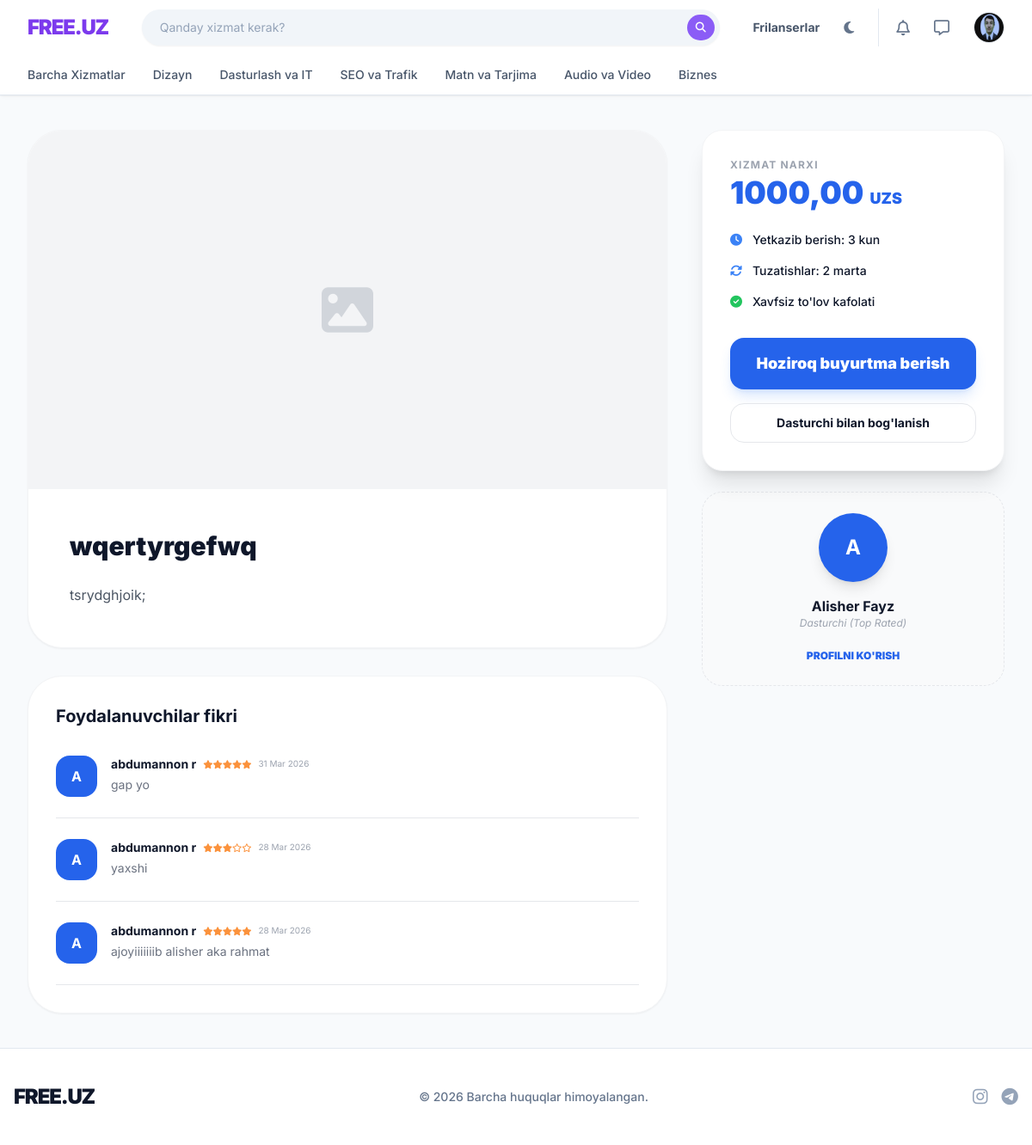
The page /services/1/ (signed in) on the database its author committed.
### Client/models.py (models this page shows, shortened)
class User(AbstractUser):
    ROLE_CLIENT    = 'client'
    ROLE_DEVELOPER = 'developer'
    ROLE_ADMIN     = 'admin'
    ROLE_CHOICES   = [
        (ROLE_CLIENT,    'Mijoz'),
        (ROLE_DEVELOPER, 'Dasturchi'),
        (ROLE_ADMIN,     'Admin'),
    ]
    email         = models.EmailField(unique=True, verbose_name='Email')
    role          = models.CharField(max_length=20, choices=ROLE_CHOICES, default=ROLE_CLIENT)
    avatar        = models.ImageField(upload_to='avatars/', blank=True, null=True)
    phone         = models.CharField(max_length=20, blank=True, null=True)
    company       = models.CharField(max_length=200, blank=True, null=True)
    bio           = models.TextField(max_length=1000, blank=True, null=True)
    portfolio_url = models.URLField(blank=True, null=True)
    skills        = models.JSONField(default=list, blank=True, null=True)
    contact_public = models.BooleanField(default=True)
    is_verified   = models.BooleanField(default=False)
    is_blocked    = models.BooleanField(default=False)
    block_reason  = models.TextField(blank=True, null=True)
    created_at    = models.DateTimeField(auto_now_add=True)
    updated_at    = models.DateTimeField(auto_now=True)
    USERNAME_FIELD  = 'email'
    REQUIRED_FIELDS = ['username', 'first_name', 'last_name']
    class Meta:
        verbose_name = 'Foydalanuvchi'
        verbose_name_plural = 'Foydalanuvchilar'

class Service(models.Model):
    developer    = models.ForeignKey(User, on_delete=models.CASCADE, related_name='services')
    category     = models.ForeignKey(Category, on_delete=models.SET_NULL, null=True, blank=True, related_name='services')
    title        = models.CharField(max_length=200)
    description  = models.TextField(max_length=3000)
    price        = models.DecimalField(max_digits=12, decimal_places=2, validators=[MinValueValidator(1000)])
    duration_days = models.PositiveIntegerField(default=7)
    is_active    = models.BooleanField(default=True)
    views_count  = models.PositiveIntegerField(default=0)
    orders_count = models.PositiveIntegerField(default=0)
    created_at   = models.DateTimeField(auto_now_add=True)
    updated_at   = models.DateTimeField(auto_now=True)
    class Meta:
        verbose_name = 'Xizmat'
        verbose_name_plural = 'Xizmatlar'
        ordering = ['-created_at']
    def increment_views(self):
        Service.objects.filter(pk=self.pk).update(views_count=models.F('views_count') + 1)

class Review(models.Model):
    order      = models.OneToOneField(Order, on_delete=models.CASCADE, related_name='review')
    client     = models.ForeignKey(User, on_delete=models.CASCADE, related_name='given_reviews')
    developer  = models.ForeignKey(User, on_delete=models.CASCADE, related_name='received_reviews')
    rating     = models.PositiveSmallIntegerField()
    comment    = models.TextField(max_length=1500, blank=True, null=True)
    is_edited  = models.BooleanField(default=False)
    edited_at  = models.DateTimeField(blank=True, null=True)
    created_at = models.DateTimeField(auto_now_add=True)
    class Meta:
        verbose_name = 'Sharh'
        verbose_name_plural = 'Sharhlar'
        ordering = ['-created_at']
        unique_together = [['order', 'client']]

### Client/views.py (the view)
# urls.py: path('services/<int:pk>/',                views.ServiceDetailView.as_view(),    name='service_detail'),
class ServiceDetailView(View):
    def get(self, request, pk):
        service = get_object_or_404(Service, pk=pk, is_active=True)
        service.increment_views()
        reviews   = Review.objects.filter(developer=service.developer).order_by('-created_at')[:5]
        portfolio = PortfolioItem.objects.filter(developer=service.developer)
        return render(request, 'services/detail.html', {
            'service': service, 'reviews': reviews, 'portfolio': portfolio
        })

### templates/services/detail.html (shortened to what this page needs)
{% extends 'base.html' %}
{% block content %}
<div class="py-10">
    <div class="grid grid-cols-1 lg:grid-cols-3 gap-10">
        <div class="lg:col-span-2 space-y-8">
            <div class="bg-white dark:bg-gray-800 rounded-[2.5rem] overflow-hidden border border-gray-100 dark:border-gray-700 shadow-sm">
                {% if service.image %}
                    <img src="{{ service.image.url }}" class="w-full aspect-video object-cover">
                {% else %}
                    <div class="w-full aspect-video bg-gray-100 dark:bg-gray-700 flex items-center justify-center">
                        <i class="fa-solid fa-image text-6xl text-gray-300"></i>
                    </div>
                {% endif %}
                <div class="p-8 md:p-12">
                    <h1 class="text-3xl font-black mb-6 leading-tight">{{ service.title }}</h1>
                    <div class="prose dark:prose-invert max-w-none text-gray-600 dark:text-gray-300 leading-relaxed">
                        {{ service.description|linebreaks }}
                    </div>
                </div>
            </div>
            <div class="bg-white dark:bg-gray-800 rounded-[2.5rem] p-8 border border-gray-100 dark:border-gray-700 shadow-sm">
                <h3 class="text-xl font-bold mb-8">Foydalanuvchilar fikri</h3>
                <div class="space-y-6">
                    {% for review in reviews %}
                    <div class="flex gap-4 border-b dark:border-gray-700 pb-6">
                        <div class="w-12 h-12 bg-blue-600 rounded-2xl flex-shrink-0 flex items-center justify-center text-white font-bold">
                            {{ review.client.username|first|upper }}
                        </div>
                        <div>
                            <div class="flex items-center gap-2 mb-1">
                                <h4 class="font-bold text-sm">{{ review.client.get_full_name|default:review.client.username }}</h4>
                                <div class="flex text-orange-400 text-[10px]">
                                    {% for i in "12345" %}
                                        {% if forloop.counter <= review.rating %}
                                            <i class="fa-solid fa-star"></i>
                                        {% else %}
                                            <i class="fa-regular fa-star"></i>
                                        {% endif %}
                                    {% endfor %}
                                </div>
                                <span class="text-[10px] text-gray-400">{{ review.created_at|date:"d M Y" }}</span>
                            </div>
                            <p class="text-sm text-gray-500">{{ review.comment }}</p>
                        </div>
                    </div>
                    {% empty %}
                    <div class="text-center py-8 text-gray-400 italic">
                        <i class="fa-regular fa-comment-dots text-3xl mb-3 block opacity-30"></i>
                        Hozircha sharhlar yo'q
                    </div>
                    {% endfor %}
                </div>
            </div>
        </div>
        <div class="space-y-6">
            <div class="bg-white dark:bg-gray-800 rounded-3xl p-8 border border-gray-100 dark:border-gray-700 shadow-xl sticky top-24">
                <div class="mb-6">
                    <p class="text-xs text-gray-400 font-bold uppercase tracking-widest mb-1">Xizmat narxi</p>
                    <h2 class="text-4xl font-black text-blue-600">{{ service.price }} <span class="text-lg">UZS</span></h2>
                </div>
                <div class="space-y-4 mb-8">
                    <div class="flex items-center gap-3 text-sm font-medium">
                        <i class="fa-solid fa-clock text-blue-500"></i>
                        <span>Yetkazib berish: 3 kun</span>
                    </div>
                    <div class="flex items-center gap-3 text-sm font-medium">
                        <i class="fa-solid fa-rotate text-blue-500"></i>
                        <span>Tuzatishlar: 2 marta</span>
                    </div>
                    <div class="flex items-center gap-3 text-sm font-medium">
                        <i class="fa-solid fa-circle-check text-green-500"></i>
                        <span>Xavfsiz to'lov kafolati</span>
                    </div>
                </div>
                <a href="{% url 'client:order_create' service.id %}" class="block w-full text-center bg-blue-600 text-white py-4 rounded-2xl font-black text-lg hover:bg-blue-700 transition shadow-lg shadow-blue-500/20 mb-4">
                    Hoziroq buyurtma berish
                </a>
                <button class="w-full text-center py-3 border border-gray-200 dark:border-gray-700 rounded-2xl font-bold text-sm hover:bg-gray-50 dark:hover:bg-gray-700 transition">
                    Dasturchi bilan bog'lanish
                </button>
            </div>
            <div class="bg-gray-50 dark:bg-gray-800/50 rounded-3xl p-6 border border-dashed border-gray-200 dark:border-gray-700 text-center">
                <div class="w-20 h-20 bg-blue-600 rounded-full mx-auto flex items-center justify-center text-white text-2xl font-bold mb-4 shadow-lg">
                    {{ service.developer.username|first|upper }}
                </div>
                <h4 class="font-bold">{{ service.developer.get_full_name|default:service.developer.username }}</h4>
                <p class="text-xs text-gray-400 mb-4 italic">Dasturchi (Top Rated)</p>
                <a href="{% url 'client:profile_detail' service.developer.username %}" class="text-xs font-black text-blue-600 uppercase hover:underline">Profilni ko'rish</a>
            </div>
        </div>
    </div>
</div>
{% endblock %}

### templates/base.html (shortened to what this page needs)
{% load static %}
<!DOCTYPE html>
<html lang="uz" class="light">
<head>
    <script src="https://cdn.tailwindcss.com"></script>
    <link rel="stylesheet" href="https://cdnjs.cloudflare.com/ajax/libs/font-awesome/6.4.0/css/all.min.css">
</head>
<body class="bg-slate-50 dark:bg-darkbg text-slate-900 dark:text-slate-200 transition-colors duration-300 flex flex-col min-h-screen">
    <header class="bg-white dark:bg-darkcard border-b border-slate-200 dark:border-slate-800 sticky top-0 z-50 shadow-sm">
        <div class="max-w-7xl mx-auto px-4 sm:px-6 lg:px-8">
            <div class="flex justify-between h-16 items-center gap-4">
                <a href="/" class="text-2xl font-[900] text-primary-600 dark:text-primary-400 tracking-tighter flex-shrink-0">FREE.UZ</a>
                <div class="flex-1 max-w-2xl hidden md:block">
                    <form action="{% url 'client:service_list' %}" method="get" class="relative group">
                        <input type="text" name="q" placeholder="Qanday xizmat kerak?"
                               class="w-full bg-slate-100 dark:bg-black/50 border border-transparent dark:border-slate-700/50 text-sm rounded-full pl-5 pr-12 py-2.5 outline-none focus:border-primary-500 focus:bg-white dark:focus:bg-black transition-all shadow-sm placeholder-slate-400 dark:placeholder-slate-500">
                        <button type="submit" class="absolute right-1.5 top-1.5 bottom-1.5 w-8 flex items-center justify-center bg-primary-500 hover:bg-primary-600 text-white rounded-full transition-colors">
                            <i class="fa-solid fa-search text-xs"></i>
                        </button>
                    </form>
                </div>
                <div class="flex items-center gap-3 md:gap-5 flex-shrink-0">
                    <a href="{% url 'client:developer_list' %}" class="hidden lg:block text-slate-600 dark:text-slate-300 hover:text-primary-600 dark:hover:text-primary-400 text-sm font-bold transition-colors">Frilanserlar</a>
                    <button id="theme-toggle" class="p-2 text-slate-500 hover:bg-slate-100 dark:hover:bg-slate-800 rounded-full transition-colors">
                        <i id="theme-toggle-dark-icon" class="hidden fa-solid fa-moon"></i>
                    </button>
                    {% if user.is_authenticated %}
                        <div class="flex items-center gap-3 border-l pl-3 border-slate-200 dark:border-slate-700">
                            <a href="{% url 'client:notifications' %}" class="p-2 text-slate-500 hover:text-primary-500 relative transition-colors">
                                <i class="fa-regular fa-bell text-lg"></i>
                            </a>
                            <a href="{% url 'client:chat_list' %}" class="p-2 text-slate-500 hover:text-primary-500 relative transition-colors hidden sm:block">
                                <i class="fa-regular fa-message text-lg"></i>
                            </a>
                            <div class="relative group ml-2">
                                <a href="{% url 'client:profile_detail' user.username %}" class="flex items-center gap-2 cursor-pointer">
                                    {% if user.avatar %}
                                        <img src="{{ user.avatar.url }}" class="w-9 h-9 rounded-full object-cover border border-slate-200 dark:border-slate-700">
                                    {% else %}
                                        <div class="w-9 h-9 rounded-full bg-primary-100 dark:bg-primary-900/30 text-primary-600 dark:text-primary-400 flex items-center justify-center font-bold text-sm border border-primary-200 dark:border-primary-800">
                                            {{ user.username|first|upper }}
                                        </div>
                                    {% endif %}
                                </a>
                            </div>
                        </div>
                    {% endif %}
                </div>
            </div>
        </div>
        <div class="border-t border-slate-100 dark:border-slate-800/50 hidden md:block border-b border-transparent shadow-[0_4px_6px_-1px_rgba(0,0,0,0.02)]">
            <div class="max-w-7xl mx-auto px-4 sm:px-6 lg:px-8">
                <ul class="flex space-x-8 overflow-x-auto py-3 text-sm font-medium text-slate-600 dark:text-slate-400">
                    <li><a href="{% url 'client:service_list' %}" class="hover:text-primary-600 dark:hover:text-primary-400 whitespace-nowrap transition-colors">Barcha Xizmatlar</a></li>
                    <li><a href="{% url 'client:service_list' %}?category=dizayn" class="hover:text-primary-600 dark:hover:text-primary-400 whitespace-nowrap transition-colors">Dizayn</a></li>
                    <li><a href="{% url 'client:service_list' %}?category=dasturlash" class="hover:text-primary-600 dark:hover:text-primary-400 whitespace-nowrap transition-colors">Dasturlash va IT</a></li>
                    <li><a href="{% url 'client:service_list' %}?category=seo" class="hover:text-primary-600 dark:hover:text-primary-400 whitespace-nowrap transition-colors">SEO va Trafik</a></li>
                    <li><a href="{% url 'client:service_list' %}?category=matn" class="hover:text-primary-600 dark:hover:text-primary-400 whitespace-nowrap transition-colors">Matn va Tarjima</a></li>
                    <li><a href="{% url 'client:service_list' %}?category=audio" class="hover:text-primary-600 dark:hover:text-primary-400 whitespace-nowrap transition-colors">Audio va Video</a></li>
                    <li><a href="{% url 'client:service_list' %}?category=biznes" class="hover:text-primary-600 dark:hover:text-primary-400 whitespace-nowrap transition-colors">Biznes</a></li>
                </ul>
            </div>
        </div>
    </header>
    <main class="flex-1 max-w-7xl mx-auto w-full px-4 sm:px-6 lg:px-8">
        {% block content %}{% endblock %}
    </main>
    <footer class="bg-white dark:bg-darkcard border-t border-slate-200 dark:border-slate-800 py-10 mt-auto">
        <div class="max-w-7xl mx-auto px-4 flex flex-col md:flex-row items-center justify-between gap-4">
            <div class="text-2xl font-[900] text-slate-900 dark:text-white tracking-tighter">FREE.UZ</div>
            <p class="text-slate-500 dark:text-slate-400 text-sm font-medium">© 2026 Barcha huquqlar himoyalangan.</p>
            <div class="flex items-center gap-4 text-slate-400">
                <a href="#" class="hover:text-primary-500 transition-colors"><i class="fa-brands fa-instagram text-xl"></i></a>
                <a href="#" class="hover:text-primary-500 transition-colors"><i class="fa-brands fa-telegram text-xl"></i></a>
            </div>
        </div>
    </footer>
</body>
</html>

### templates/base.html (style rules this page uses)
body { font-family: 'Inter', sans-serif; -webkit-font-smoothing: antialiased; }

### rows shown on the page
User: avatar (picture)
Service: title "wqertyrgefwq", description "tsrydghjoik;", price "1000,00", developer.username|first "A", developer.get_full_name "Alisher Fayz"
Review: client.username|first "A", client.get_full_name "abdumannon r", rating 5 (drawn), created_at "31 Mar 2026", comment "gap yo"
Review: client.username|first "A", client.get_full_name "abdumannon r", rating 3 (drawn), created_at "28 Mar 2026", comment "yaxshi"
Review: client.username|first "A", client.get_full_name "abdumannon r", rating 5 (drawn), created_at "28 Mar 2026", comment "ajoyiiiiiiib alisher aka rahmat"
